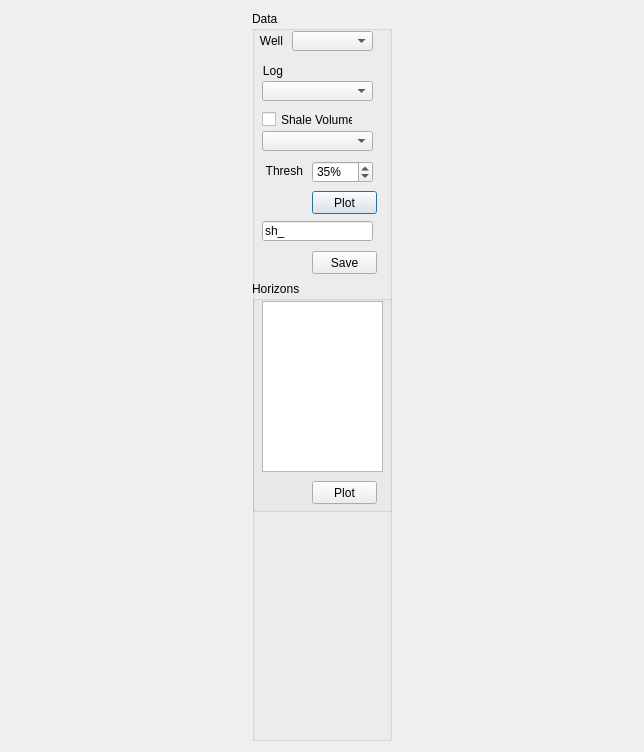
<?xml version="1.0" encoding="UTF-8"?>
<ui version="4.0">
 <class>discern_shale_Dialog</class>
 <widget class="QDialog" name="discern_shale_Dialog">
  <property name="geometry">
   <rect>
    <x>0</x>
    <y>0</y>
    <width>644</width>
    <height>752</height>
   </rect>
  </property>
  <property name="windowTitle">
   <string>Discern Shale Dialog</string>
  </property>
  <layout class="QHBoxLayout" name="horizontalLayout">
   <item>
    <widget class="QGroupBox" name="groupBox">
     <property name="sizePolicy">
      <sizepolicy hsizetype="Fixed" vsizetype="Expanding">
       <horstretch>0</horstretch>
       <verstretch>0</verstretch>
      </sizepolicy>
     </property>
     <property name="minimumSize">
      <size>
       <width>140</width>
       <height>0</height>
      </size>
     </property>
     <property name="maximumSize">
      <size>
       <width>140</width>
       <height>16777215</height>
      </size>
     </property>
     <property name="title">
      <string>Data</string>
     </property>
     <widget class="QLabel" name="label">
      <property name="geometry">
       <rect>
        <x>0</x>
        <y>20</y>
        <width>31</width>
        <height>20</height>
       </rect>
      </property>
      <property name="text">
       <string>Well</string>
      </property>
      <property name="alignment">
       <set>Qt::AlignRight|Qt::AlignTrailing|Qt::AlignVCenter</set>
      </property>
     </widget>
     <widget class="QComboBox" name="well_comboBox">
      <property name="geometry">
       <rect>
        <x>40</x>
        <y>20</y>
        <width>81</width>
        <height>20</height>
       </rect>
      </property>
     </widget>
     <widget class="QComboBox" name="log_comboBox">
      <property name="geometry">
       <rect>
        <x>10</x>
        <y>70</y>
        <width>111</width>
        <height>20</height>
       </rect>
      </property>
     </widget>
     <widget class="QLabel" name="label_2">
      <property name="geometry">
       <rect>
        <x>0</x>
        <y>50</y>
        <width>31</width>
        <height>20</height>
       </rect>
      </property>
      <property name="text">
       <string>Log</string>
      </property>
      <property name="alignment">
       <set>Qt::AlignRight|Qt::AlignTrailing|Qt::AlignVCenter</set>
      </property>
     </widget>
     <widget class="QComboBox" name="sh_log_comboBox">
      <property name="geometry">
       <rect>
        <x>10</x>
        <y>120</y>
        <width>111</width>
        <height>20</height>
       </rect>
      </property>
     </widget>
     <widget class="QCheckBox" name="shale_checkBox">
      <property name="geometry">
       <rect>
        <x>10</x>
        <y>100</y>
        <width>91</width>
        <height>17</height>
       </rect>
      </property>
      <property name="text">
       <string>Shale Volume</string>
      </property>
     </widget>
     <widget class="QPushButton" name="plot_Button">
      <property name="geometry">
       <rect>
        <x>60</x>
        <y>180</y>
        <width>65</width>
        <height>23</height>
       </rect>
      </property>
      <property name="text">
       <string>Plot</string>
      </property>
     </widget>
     <widget class="QSpinBox" name="thresh_spinBox">
      <property name="geometry">
       <rect>
        <x>60</x>
        <y>150</y>
        <width>61</width>
        <height>22</height>
       </rect>
      </property>
      <property name="suffix">
       <string>%</string>
      </property>
      <property name="maximum">
       <number>100</number>
      </property>
      <property name="value">
       <number>35</number>
      </property>
     </widget>
     <widget class="QLabel" name="label_3">
      <property name="geometry">
       <rect>
        <x>10</x>
        <y>150</y>
        <width>41</width>
        <height>20</height>
       </rect>
      </property>
      <property name="text">
       <string>Thresh</string>
      </property>
      <property name="alignment">
       <set>Qt::AlignRight|Qt::AlignTrailing|Qt::AlignVCenter</set>
      </property>
     </widget>
     <widget class="QGroupBox" name="groupBox_2">
      <property name="geometry">
       <rect>
        <x>0</x>
        <y>270</y>
        <width>141</width>
        <height>231</height>
       </rect>
      </property>
      <property name="title">
       <string>Horizons</string>
      </property>
      <widget class="QPushButton" name="plot_horizon_Button">
       <property name="geometry">
        <rect>
         <x>60</x>
         <y>200</y>
         <width>65</width>
         <height>23</height>
        </rect>
       </property>
       <property name="text">
        <string>Plot</string>
       </property>
      </widget>
      <widget class="QListWidget" name="horizon_listWidget">
       <property name="geometry">
        <rect>
         <x>10</x>
         <y>20</y>
         <width>121</width>
         <height>171</height>
        </rect>
       </property>
       <property name="isWrapping" stdset="0">
        <bool>true</bool>
       </property>
      </widget>
      <zorder>plot_horizon_Button</zorder>
      <zorder>horizon_listWidget</zorder>
      <zorder>plot_horizon_Button</zorder>
      <zorder>horizon_listWidget</zorder>
     </widget>
     <widget class="QLineEdit" name="lineEdit">
      <property name="geometry">
       <rect>
        <x>10</x>
        <y>210</y>
        <width>111</width>
        <height>20</height>
       </rect>
      </property>
      <property name="text">
       <string>sh_</string>
      </property>
     </widget>
     <widget class="QPushButton" name="save_Button">
      <property name="geometry">
       <rect>
        <x>60</x>
        <y>240</y>
        <width>65</width>
        <height>23</height>
       </rect>
      </property>
      <property name="text">
       <string>Save</string>
      </property>
     </widget>
    </widget>
   </item>
  </layout>
 </widget>
 <resources/>
 <connections/>
</ui>
